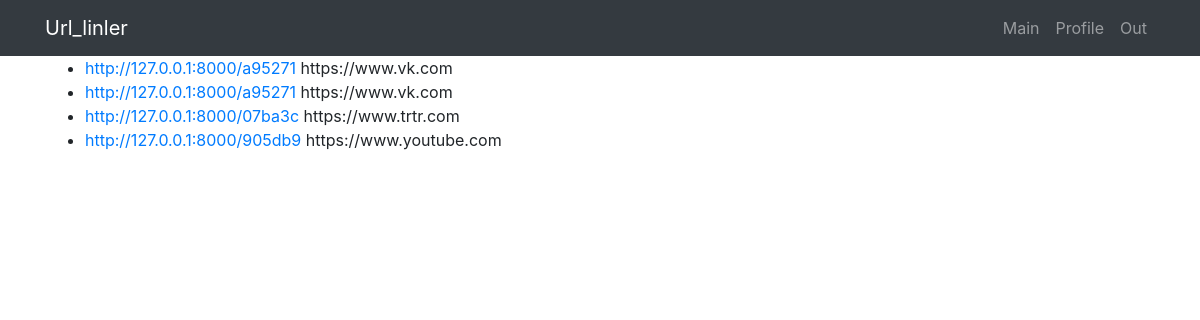
/list/ (signed in), run on the app's committed database.
### cut/models.py (models this page shows, shortened)
class Url(models.Model):
    user_url = models.URLField(max_length=5000)
    short_url = models.URLField(max_length=500)
    user = models.ForeignKey(User, on_delete=models.CASCADE)

### cut/views.py (the view)
# urls.py: path("list/", UrlListView.as_view(), name="list"),
class UrlListView(LoginRequiredMixin, ListView):
    model = Url
    template_name = "cut/list.html"
    context_object_name = "urls"
    def get_queryset(self):
        return Url.objects.filter(user=self.request.user)

### cut/templates/cut/list.html
{% extends 'cut/base.html'%}
{% load static %}
{% block css %}
    <link href="{% static '/css/index.css' %}" rel="stylesheet">
{% endblock %}
{% block content %}
    <section>
        <div class="container">
            <div class="row">
                <div class="col-lg-6">
                    {% if urls %}
                    <ul>
                        {% for url in urls %}
                        <li>
                          <a href="{{ url.user_url }}">{{ url.short_url }}</a> {{url.user_url}}
                        </li>
                        {% endfor %}
                    </ul>
                    {% else %}
                      <p>There are no urls.</p>
                    {% endif %}
                </div>
            </div>
        </div>
    </section>
{% endblock %}

### data on the page
Url: short_url "http://127.0.0.1:8000/a95271", user_url "https://www.vk.com"
Url: short_url "http://127.0.0.1:8000/a95271", user_url "https://www.vk.com"
Url: short_url "http://127.0.0.1:8000/07ba3c", user_url "https://www.trtr.com"
Url: short_url "http://127.0.0.1:8000/905db9", user_url "https://www.youtube.com"
